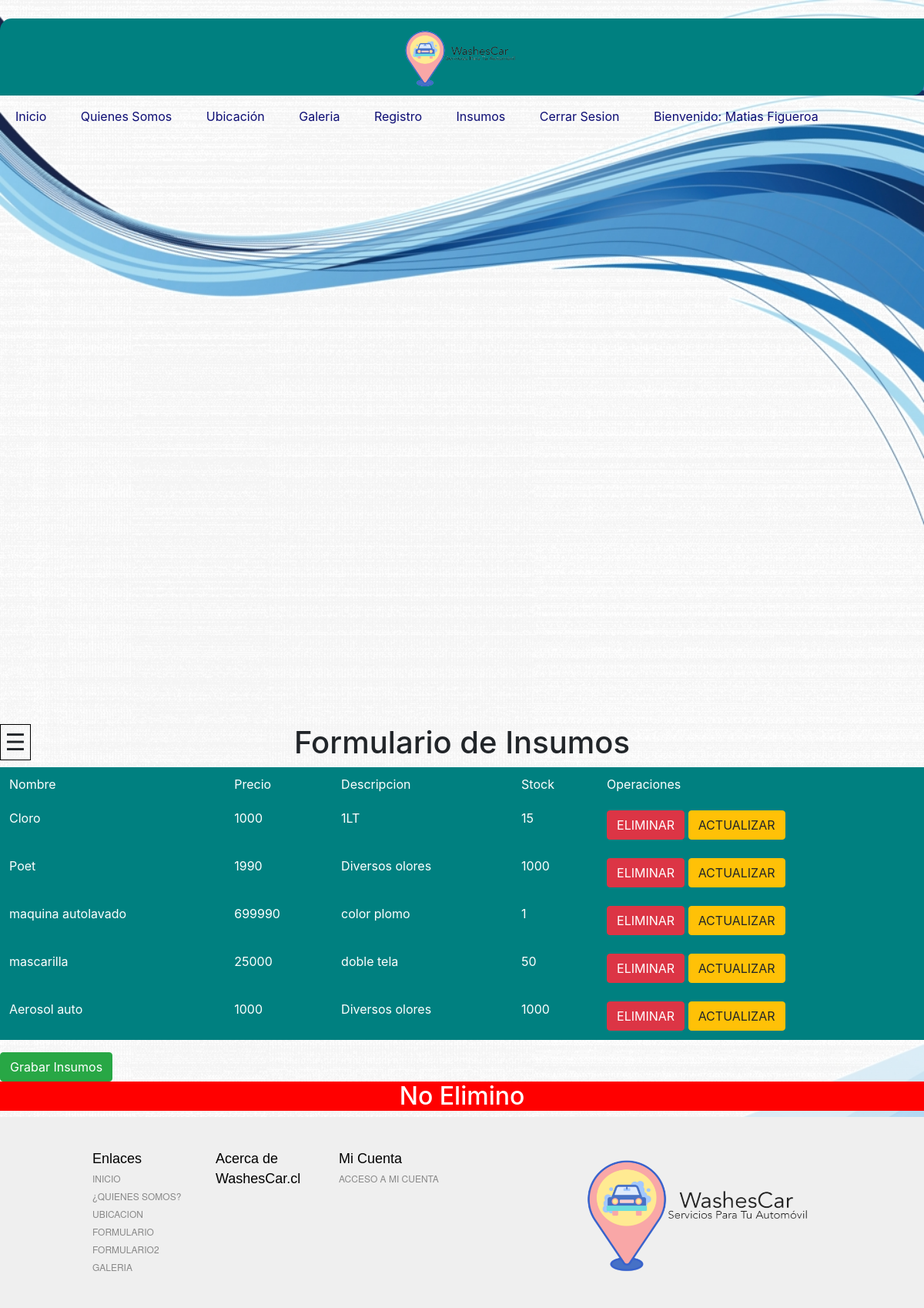
Screenshot of /eliminar/1/ (signed in) with the database file from the repository.
### washescar/models.py (models this page shows, shortened)
class Insumos(models.Model):
    id = models.IntegerField(primary_key=True)
    nombre = models.TextField()
    precio = models.IntegerField()
    descripcion = models.TextField()
    stock = models.IntegerField()

### washescar/views.py (the view)
# urls.py: path('eliminar/<id>/',eliminar,name='ELIMINAR'),
@login_required(login_url='/login/')
@permission_required('washescar.delete_insumos',login_url='/login/')
def eliminar(request,id):
    try:
        insumo = Insumos.objects.get(nombre=id)
        insumo.delete()
        msg='Elimino Insumo'
    except:
        msg='No Elimino'
    insumos = Insumos.objects.all()
    return render(request,'web/admin_insumos.html',{'lista_insumos':insumos,'msg':msg})

### washescar/templates/web/admin_insumos.html (shortened to what this page needs)
﻿ {% extends "web/plantilla.html" %}
{% load static %}
    {%  block estilos %}
      <link rel="stylesheet" href="https://cdn.jsdelivr.net/npm/bootstrap@4.5.3/dist/css/bootstrap.min.css">
    {% endblock estilos %}
    {%  block contenido %}
      <div class="contenido" >
        <div id="boton-menu">
            <span id="abrir" class="abrir-cerrar" href="javascript:void(0)" onclick="mostrar()">&#9776;</span><span id="cerrar" class="abrir-cerrar" href="#" onclick="ocultar()">&#9776;</span>
        </div>
        <h1 style="text-align: center;">Formulario de Insumos</h1>
        <table style="background-color: teal;" class="table table-borderless table-dark" >
            <tr>
                <td>Nombre</td>
                <td>Precio</td>
                <td>Descripcion</td>
                <td>Stock</td>
                <td>Operaciones</td>
            </tr>
            {% for item in lista_insumos %}
            <tr>
                <td>{{item.nombre}}</td>
                <td>{{item.precio}}</td>
                <td>{{item.descripcion}}</td>
                <td>{{item.stock}}</td>
                <td>
                    <button type="button" class="btn btn-danger" onclick="eliminar('{{item.nombre}}')">ELIMINAR</button>
                    <button type="button" class="btn btn-warning" onclick="modificar('{{item.nombre}}')">ACTUALIZAR</button>
                </td>
            </tr>
            {% endfor %}
        </table>
        <button type="button" onclick=AgregarInsumos() class="btn btn-success">Grabar Insumos</button>
      </div>
<div style="background-color: red; color: white; text-align: center; font-size: 10px; position: relative;">
    <h2>{{msg}}</h2>
</div>
{% endblock contenido %}

### washescar/templates/web/plantilla.html (shortened to what this page needs)
<!DOCTYPE html>
<html lang="es">
<head>
  {% load static %}
    <link rel="stylesheet" href="{% static 'css/main.css' %}">
    {% block estilos %}
    {% endblock estilos %}
</head>
<body background="{% static 'img/fondopag.jpg' %}">
    <header>
      <img id="logoH" src="{% static 'img/washesLogo.png' %}" width="42" height="42" >
    </header>
    <nav>
        <ol class="menu">
              <li><a href="{% url 'IND' %}">Inicio</a></li>
              <li><a href="{% url 'QUIENES' %}">Quienes Somos</a></li>
              <li><a href="{% url 'UBI' %}">Ubicación</a></li>
              <li><a href="{% url 'GAL' %}">Galeria</a></li>
               <li><a href="{% url 'FOR' %}">Registro</a></li>
              {% if user.is_authenticated %}
                <li><a href="{% url 'FORDOS' %}">Insumos</a></li>
                <li> <a href="{% url 'SALIR' %}">Cerrar Sesion</a></li>
                <li> <a href="">Bienvenido: {{user.first_name}} {{user.last_name}}</a> </li>
              {% else %}
                <li><a href="{% url 'LOG' %}">Iniciar Sesion</a></li>
              {% endif %}
        </ol>
    </nav>
        {% block contenido %}
        {% endblock contenido %}
            <footer>
                <div class="footer-gray">
                  <div class="footer-custom">
                    <div class="footer-lists">
                      <div class="footer-list-wrap">
                        <h6 class="ftr-hdr">Enlaces</h6>
                        <ul class="ftr-links-sub">
                        <li><a href="{% url 'IND' %}" rel="nofollow">Inicio</a></li>
                          <li><a href="quienes_somos.html" rel="nofollow">¿Quienes Somos?</a></li>
                          <li><a href="ubicacion.html" rel="nofollow">Ubicacion</a></li>
                          <li><a href="formulario.html" rel="nofollow">Formulario</a></li>
                          <li><a href="formulario2.html">Formulario2</a></li>
                          <li><a href="galeria.html" rel="nofollow">Galeria</a></li>
                        </ul>
                      </div>
                      <div class="footer-list-wrap">
                        <h6 class="ftr-hdr">Acerca de  WashesCar.cl</h6>
                      </div>
                      <div class="footer-list-wrap">
                        <h6 class="ftr-hdr">Mi Cuenta</h6>
                        <ul class="ftr-links-sub">
                          <art:content rule="!loggedin">
                            <li class="ftr-Login"><span class="link login-trigger">Acceso a Mi Cuenta</span></li>
                          </art:content>
                        </ul>
                      </div>
                    </div>
                    <div>
                       <img src="{% static 'img/washesLogo.png' %}" width="300" height="200" alt="">
                    </div>
                  </div>
                </div>
              </footer>
</body>
</html>

### washescar/static/css/main.css (style rules this page uses)
body { font-family: 'Segoe UI', Tahoma, Geneva, Verdana, sans-serif; font-size: 100%; background-attachment: fixed; min-height: 100%; min-width: 100%; background-size: cover; }
header { background-color: teal; height: 100px; width: 100%; border-radius: 15px 0px 15px 0px; background-attachment: fixed; }
#logoH { display: flex; width: 150px; height: 100px; margin-left: auto; margin-right: auto; }
nav { margin: 0%; }
.menu { background: url("imagenes/fondopag.jpg"); width: auto; color: rgb(14, 119, 5); margin-top: 5px auto; min-height: 100%; min-width: 100%; background-size: cover; }
.menu >li { position: relative; display: inline-block; }
.menu >li >a { display: block; padding: 15px 20px; color: rgb(13, 13, 116); text-decoration: none; }
.abrir-cerrar { display: block; width: 40px; text-align: center; font-size: 30px; border: 1px solid #000; position: fixed; cursor: pointer; }
footer { transition: all 500ms linear; }
.footer-gray { background-color: #EFEFEF; width: 100%; }
.footer-custom { color: #888; font: normal normal 12px/1.4 "HelveticaNeue-Light", "Helvetica Neue Light", "Helvetica Neue", Helvetica, Arial, "Lucida Grande", sans-serif; max-width: 1008px; box-sizing: border-box; margin: 0 auto; padding: 24px; }
.footer-custom:after { display: table; clear: both; content: ""; }
.footer-lists:after { display: table; clear: both; content: ""; }
.ftr-hdr { color: #000; font: 22px/1.4 'BebasNeueRegular', BebasNeue, 'Bebas Neue', Arial, sans-serif; margin: 1em 0 0; }
@media only screen and (min-width: 768px) { .ftr-hdr { font-size: 18px; } }
.footer-list-wrap { width: 50%; float: left; box-sizing: border-box; }
@media only screen and (min-width: 568px) { .footer-list-wrap { width: 33.3333%; } }
@media only screen and (min-width: 768px) { .footer-list-wrap { width: 25%; } }
.ftr-links-sub { padding: 0; margin: 0; }
.ftr-links-sub:after { display: table; clear: both; content: ""; }
.ftr-links-sub li { display: block; list-style-type: none; margin: 0; padding: 3px 0; color: #888; font: normal normal 12px "HelveticaNeue-Light", "Helvetica Neue Light", "Helvetica Neue", Helvetica, Arial, "Lucida Grande", sans-serif; text-transform: uppercase; }
.footer-custom a, .footer-custom a:link, .footer-custom a:visited, .ftr-links-sub li .link { text-decoration: none; color: #888; padding: 5px 0; display: block; }
@media only screen and (min-width: 768px) { .footer-custom a, .footer-custom a:link, .footer-custom a:visited, .ftr-links-sub li .link { padding: 0; } }
@media only screen and (min-width: 768px) { .footer-lists { width: 100%; } }
@media only screen and (min-width: 1008px) { .footer-lists { width: 66.6666%; float: left; } }

### rows the page displays
Insumos: nombre "Cloro", precio "1000", descripcion "1LT", stock "15"
Insumos: nombre "Poet", precio "1990", descripcion "Diversos olores", stock "1000"
Insumos: nombre "maquina autolavado", precio "699990", descripcion "color plomo", stock "1"
Insumos: nombre "mascarilla", precio "25000", descripcion "doble tela", stock "50"
Insumos: nombre "Aerosol auto", precio "1000", descripcion "Diversos olores", stock "1000"

### other values shown
{{ user.first_name }} "Matias"
{{ user.last_name }} "Figueroa"
{{ msg }} "No Elimino"
